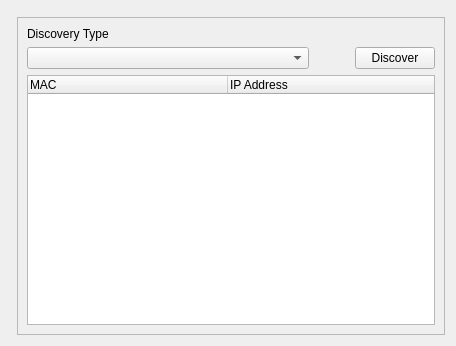
<?xml version="1.0" encoding="UTF-8"?>
<ui version="4.0">
 <class>SSSimpleDiscoForm</class>
 <widget class="QWidget" name="SSSimpleDiscoForm">
  <property name="geometry">
   <rect>
    <x>0</x>
    <y>0</y>
    <width>456</width>
    <height>346</height>
   </rect>
  </property>
  <property name="minimumSize">
   <size>
    <width>400</width>
    <height>0</height>
   </size>
  </property>
  <property name="windowTitle">
   <string>Simple Discovery Tool</string>
  </property>
  <layout class="QGridLayout" name="gridLayout_2">
   <item row="0" column="0" rowspan="2" colspan="2">
    <layout class="QVBoxLayout" name="verticalLayout"/>
   </item>
   <item row="1" column="1">
    <widget class="QFrame" name="frame">
     <property name="frameShape">
      <enum>QFrame::StyledPanel</enum>
     </property>
     <property name="frameShadow">
      <enum>QFrame::Raised</enum>
     </property>
     <layout class="QGridLayout" name="gridLayout">
      <item row="0" column="0">
       <layout class="QVBoxLayout" name="verticalLayout_2">
        <item>
         <widget class="QLabel" name="label">
          <property name="text">
           <string>Discovery Type</string>
          </property>
         </widget>
        </item>
        <item>
         <layout class="QHBoxLayout" name="horizontalLayout_2">
          <item>
           <layout class="QHBoxLayout" name="horizontalLayout">
            <item>
             <widget class="QComboBox" name="SSDiscoTypeCB">
              <property name="sizePolicy">
               <sizepolicy hsizetype="Preferred" vsizetype="Fixed">
                <horstretch>0</horstretch>
                <verstretch>0</verstretch>
               </sizepolicy>
              </property>
              <property name="minimumSize">
               <size>
                <width>0</width>
                <height>0</height>
               </size>
              </property>
              <property name="cursor">
               <cursorShape>ArrowCursor</cursorShape>
              </property>
             </widget>
            </item>
            <item>
             <spacer name="horizontalSpacer">
              <property name="orientation">
               <enum>Qt::Horizontal</enum>
              </property>
              <property name="sizeType">
               <enum>QSizePolicy::Fixed</enum>
              </property>
              <property name="sizeHint" stdset="0">
               <size>
                <width>40</width>
                <height>20</height>
               </size>
              </property>
             </spacer>
            </item>
           </layout>
          </item>
          <item>
           <widget class="QPushButton" name="SSDiscoverPB">
            <property name="sizePolicy">
             <sizepolicy hsizetype="Fixed" vsizetype="Fixed">
              <horstretch>0</horstretch>
              <verstretch>0</verstretch>
             </sizepolicy>
            </property>
            <property name="text">
             <string>Discover</string>
            </property>
           </widget>
          </item>
         </layout>
        </item>
        <item>
         <widget class="QTreeWidget" name="SSTreeWidget">
          <property name="frameShape">
           <enum>QFrame::StyledPanel</enum>
          </property>
          <property name="columnCount">
           <number>2</number>
          </property>
          <attribute name="headerVisible">
           <bool>true</bool>
          </attribute>
          <attribute name="headerDefaultSectionSize">
           <number>200</number>
          </attribute>
          <attribute name="headerMinimumSectionSize">
           <number>19</number>
          </attribute>
          <attribute name="headerStretchLastSection">
           <bool>true</bool>
          </attribute>
          <column>
           <property name="text">
            <string notr="true">MAC</string>
           </property>
          </column>
          <column>
           <property name="text">
            <string>IP Address</string>
           </property>
          </column>
         </widget>
        </item>
       </layout>
      </item>
     </layout>
     <zorder></zorder>
    </widget>
   </item>
  </layout>
 </widget>
 <resources/>
 <connections/>
</ui>
